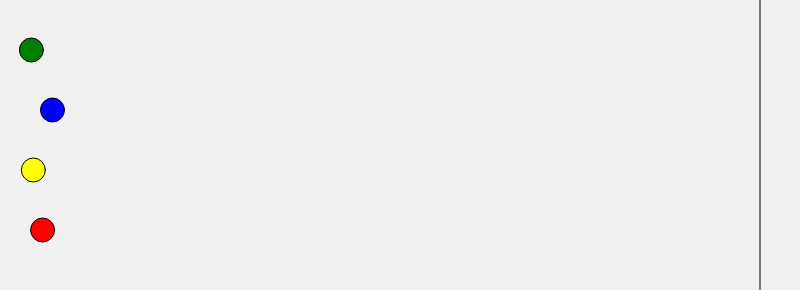
Frame 1 (no input)
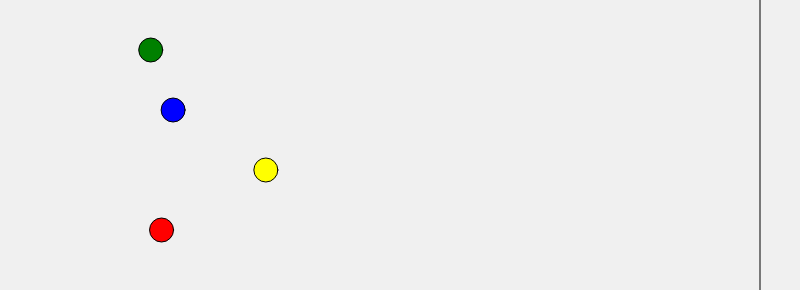
Frame 60 (no input)
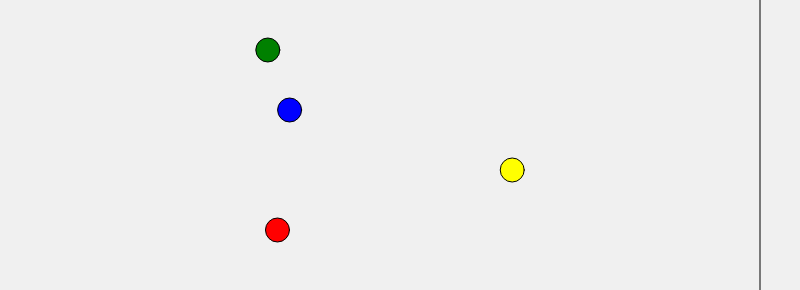
Frame 120 (the mouse pressed at the canvas centre since frame 60)

The p5.js sketch that drew these frames (run headless with seeded random() and noise() and a simulated clock; from frame 60 on, the mouse is pressed at the canvas centre):

// p5.js sketch
// ── sketch.js
let racerXs = [30, 50, 30, 40];
let startY = 50;
let yStep = 60;
let finishX = 760;
let n = -1;
let racerColors = ["green", "blue", "yellow", "red"];
let maxCapacity = 8;


function keyPressed() {
  if (key === "a" || key === "A") {
    let totalX = 0;
    for (let i = 0; i < racerXs.length; i++) {
      totalX += racerXs[i];
    }
    let averageX = totalX / racerXs.length;
    if (racerXs.length < maxCapacity) {
      racerColors.push(color(random(0,255), random(0,255), random(0,255)))
      racerXs.push(averageX)
    }
    resizeCanvas(800, startY + yStep * racerXs.length)
  }



  if((key === "d" || key === "D") && racerXs.length >1){
    racerXs.pop()
    racerColors.pop()
    resizeCanvas(800, startY + yStep * racerXs.length)
  }
}

function setup() {
  createCanvas(800, startY + yStep * racerXs.length);
  // i did some research on the floor function and figured out that it just rounds the value to the nearest digit. I used this because random can return a decimal to my understanding which lead to the euals statement not working with the fast racer
  // i don't use let since i just want to assign a value rather then creating a variable which would only exist in setup
  fastRacer = floor(random(0, racerXs.length));
}

function draw() {
  background(240);
  line(finishX, 0, finishX, height);
  for (let i = 0; i < racerXs.length; i++) {
    let speed = random(1, 3);
    let y = startY + yStep * i;

    if (i === fastRacer) {
      speed *= 2;
    }

    if (racerXs[i] < finishX) {
      racerXs[i] += speed;
    }
    fill(racerColors[i]);
    circle(racerXs[i], y, 24);
  }
}
